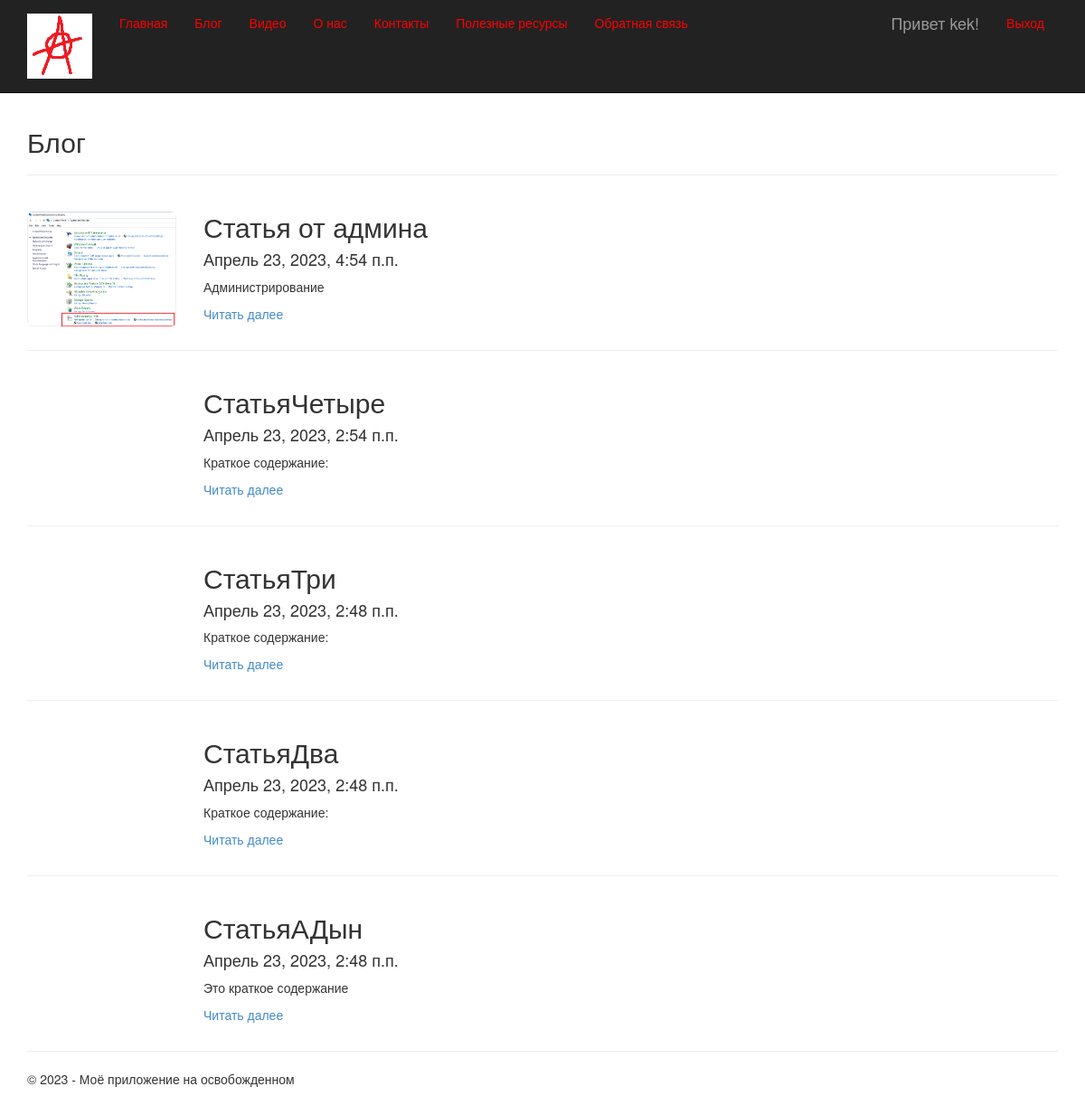
Screenshot of /blog/ (signed in) with the database file from the repository.
### app/models.py (models this page shows, shortened)
class Article(models.Model):
    author = models.ForeignKey(
        User, null=True, blank=True, on_delete=models.SET_NULL, verbose_name="Автор"
    )
    title = models.CharField(
        max_length=100, unique_for_date="posted", verbose_name="Заголовок"
    )
    description = models.TextField(verbose_name="Краткое содержание")
    content = models.TextField(verbose_name="Полное содержание")
    posted = models.DateTimeField(
        default=datetime.now(), db_index=True, verbose_name="Опубликована"
    )
    image = models.FileField(default="temp.jpg", verbose_name="Путь к картинке")
    class Meta:
        db_table = "Posts"
        ordering = ["-posted"]
        verbose_name = "статья блога"
        verbose_name_plural = "статьи блога"

### app/views.py (the view)
# urls.py: path('blog/', views.blog, name='blog'),
def blog(request):
    posts = Article.objects.all()
    return render(
        request,
        "app/blog.html",
        {
            "title": "Блог",
            "posts": posts,
            "year": datetime.now().year,
        },
    )

### app/templates/app/blog.html
﻿{% extends "app/layout.html" %}
{% block content %}
<h2>{{ title }}</h2>
{% for post in posts %}
<hr />
<div class="row">
    <div class="col-md-2">
        {% if post.image and post.image.url != "/media/temp.jpg" %}
        <img src="{{ post.image.url }}" alt="Картинка" class="img-responsive img-rounded" style="margin-top: 20px" />
        {% endif %}
    </div>
    <div class="col-md-6">
        <h2>{{ post.title }}</h2>
        <h4>{{ post.posted }}</h4>
        <p>{{ post.description }}</p>
        <p><a href="{% url 'article' parametr=post.id %}">Читать далее</a></p>
    </div>
</div>
{% endfor %}
{% endblock %}

### app/templates/app/loginpartial.html (shortened to what this page needs)
﻿{% if user.is_authenticated %}
<form id="logoutForm" action="/logout/" method="post" class="navbar-right">
    <ul class="nav navbar-nav navbar-right">
        <li><span class="navbar-brand">Привет {{ user.username }}!</span></li>
        <li><a href="javascript:document.getElementById('logoutForm').submit()">Выход</a></li>
    </ul>
</form>
{% else %}
<ul class="nav navbar-nav navbar-right">
    <li><a href="{% url 'login' %}">Вход</a></li>
</ul>
{% endif %}

### app/static/app/content/site.css (style rules this page uses)
body { padding-top: 100px; padding-bottom: 20px; }

### rows the page displays
Article: image (picture), title "Статья от админа", posted "Апрель 23, 2023, 4:54 п.п.", description "Администрирование"
Article: title "СтатьяЧетыре", posted "Апрель 23, 2023, 2:54 п.п.", description "Краткое содержание:"
Article: title "СтатьяТри", posted "Апрель 23, 2023, 2:48 п.п.", description "Краткое содержание:"
Article: title "СтатьяДва", posted "Апрель 23, 2023, 2:48 п.п.", description "Краткое содержание:"
Article: title "СтатьяАДын", posted "Апрель 23, 2023, 2:48 п.п.", description "Это краткое содержание"

### other values shown
{{ user.username }} "kek"
{{ title }} "Блог"
